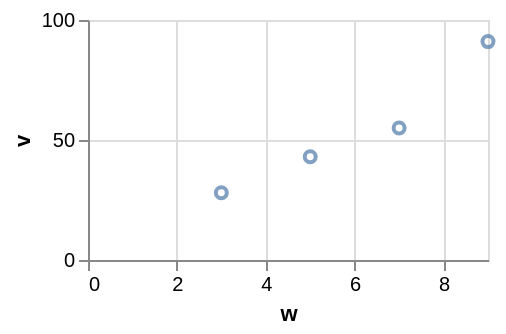

Write a Vega-Lite specification for this figure.
### Vega-Lite specification from a JSON file in a GitHub repository (floating-point values rounded to 4 significant figures)
{"$schema": "https://vega.github.io/schema/vega-lite/v6.json", "width": 200, "height": 120, "data": {"values": [{"c": "alpha", "v": 28, "w": 3, "t": "2024-01-07"}, {"c": "beta", "v": 55, "w": 7, "t": "2024-03-19"}, {"c": "gamma", "v": 43, "w": 5, "t": "2024-06-02"}, {"c": "delta", "v": 91, "w": 9, "t": "2024-09-11"}]}, "mark": "point", "encoding": {"x": {"field": "w", "type": "quantitative"}, "y": {"field": "v", "type": "quantitative"}}, "config": {"point": {"strokeMiterLimit": 0.5}}}
